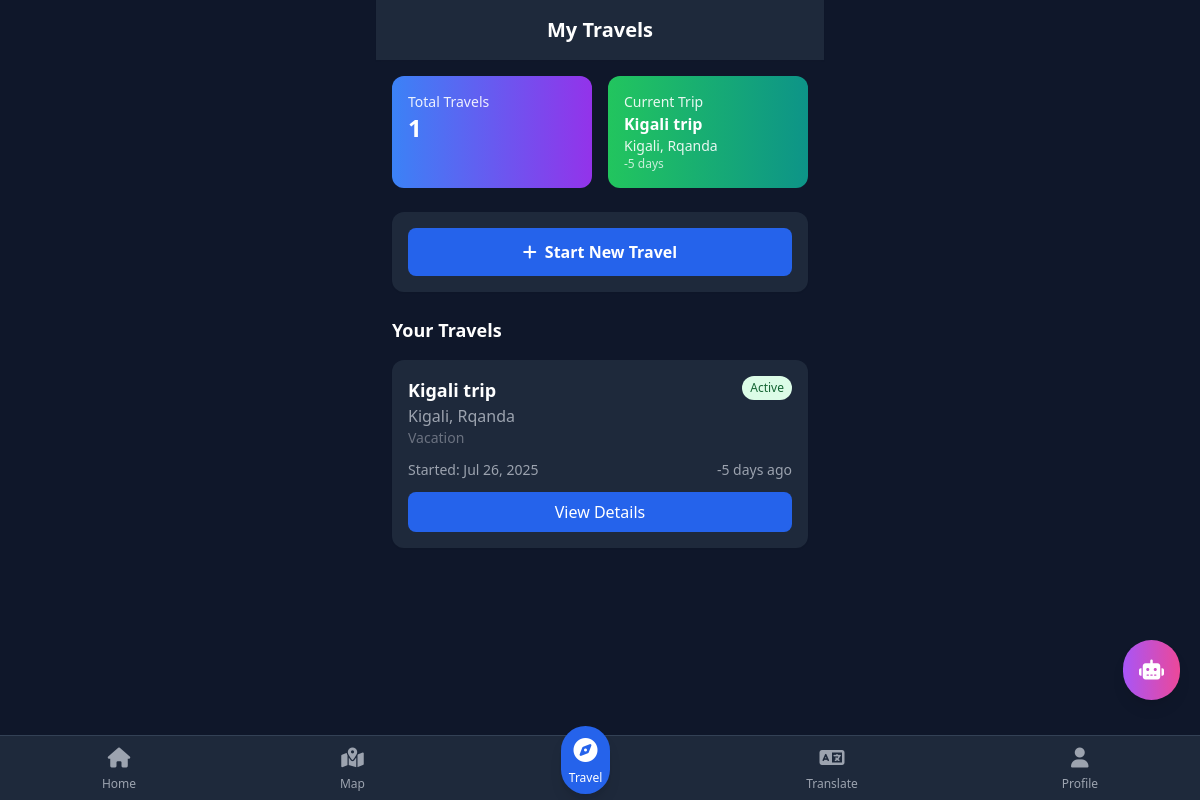
The app's page /travels/ (signed in), older data.
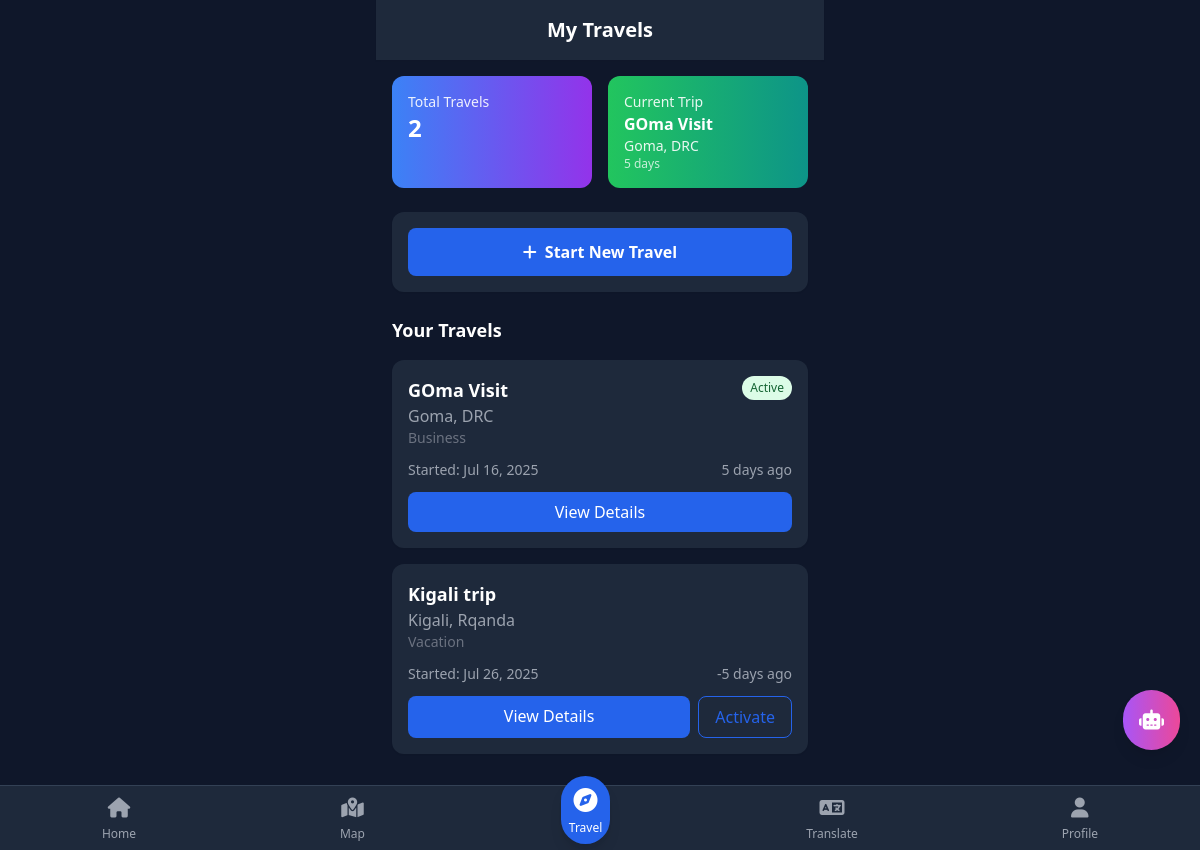
The same page, newer data.
### travels/models.py (models this page shows, shortened)
class Travel(models.Model):
    TRAVEL_TYPES = [
        ('business', 'Business'),
        ('scientific', 'Scientific'),
        ('vacation', 'Vacation'),
        ('pilgrimage', 'Pilgrimage'),
    ]
    user = models.ForeignKey(User, on_delete=models.CASCADE)
    name = models.CharField(max_length=100)
    country = models.CharField(max_length=100)
    city = models.CharField(max_length=100)
    travel_type = models.CharField(max_length=20, choices=TRAVEL_TYPES)
    start_date = models.DateField(default=timezone.now)
    residence = models.CharField(max_length=200, blank=True)
    objectives = models.TextField(blank=True)
    is_active = models.BooleanField(default=False)
    advice_data = models.JSONField(null=True, blank=True)
    is_synced = models.BooleanField(default=False)
    created_at = models.DateTimeField(auto_now_add=True)
    updated_at = models.DateTimeField(auto_now=True)
    class Meta:
        ordering = ['-created_at']
    def days_elapsed(self):
        return (timezone.now().date() - self.start_date).days

### travels/views.py (the view)
# urls.py: path('', views.travel_list, name='travel_list'),
@login_required
def travel_list(request):
    travels = Travel.objects.filter(user=request.user)
    active_travel = travels.filter(is_active=True).first()
    context = {
        'travels': travels,
        'active_travel': active_travel,
        'total_travels': travels.count(),
    }
    return render(request, 'travels/travel_list.html', context)

### templates/travels/travel_list.html (shortened to what this page needs)
{% extends 'base.html' %}
{% block content %}
<div class="max-w-md mx-auto">
    <header class="bg-white dark:bg-slate-800 p-4 shadow-sm theme-transition">
        <h1 class="text-xl font-bold text-center">My Travels</h1>
    </header>
    <div class="p-4 space-y-6">
        <div class="grid grid-cols-2 gap-4">
            <div class="bg-gradient-to-r from-blue-500 to-purple-600 text-white p-4 rounded-xl">
                <h3 class="text-sm opacity-90">Total Travels</h3>
                <p class="text-2xl font-bold">{{ total_travels }}</p>
            </div>
            {% if active_travel %}
            <div class="bg-gradient-to-r from-green-500 to-teal-600 text-white p-4 rounded-xl">
                <h3 class="text-sm opacity-90">Current Trip</h3>
                <p class="font-semibold">{{ active_travel.name }}</p>
                <p class="text-sm opacity-90">{{ active_travel.city }}, {{ active_travel.country }}</p>
                <p class="text-xs opacity-75">{{ active_travel.days_elapsed }} days</p>
            </div>
            {% else %}
            <div class="bg-gray-400 text-white p-4 rounded-xl">
                <h3 class="text-sm opacity-90">Current Trip</h3>
                <p class="text-lg">No active travel</p>
            </div>
            {% endif %}
        </div>
        <div class="bg-white dark:bg-slate-800 rounded-xl p-4 shadow-sm">
            <a href="{% url 'travel_new' %}" class="flex items-center justify-center space-x-2 bg-primary-600 text-white py-3 rounded-lg font-semibold hover:bg-primary-700 transition-colors">
                <i class="fas fa-plus"></i>
                <span>Start New Travel</span>
            </a>
        </div>
        {% if travels %}
        <div class="space-y-4">
            <h3 class="font-semibold text-lg">Your Travels</h3>
            {% for travel in travels %}
            <div class="bg-white dark:bg-slate-800 rounded-xl p-4 shadow-sm">
                <div class="flex justify-between items-start mb-3">
                    <div class="flex-1">
                        <h4 class="font-semibold text-lg">{{ travel.name }}</h4>
                        <p class="text-gray-600 dark:text-gray-400">{{ travel.city }}, {{ travel.country }}</p>
                        <p class="text-sm text-gray-500 dark:text-gray-500">{{ travel.get_travel_type_display }}</p>
                    </div>
                    {% if travel.is_active %}
                    <span class="bg-green-100 text-green-800 px-2 py-1 rounded-full text-xs font-medium">
                        Active
                    </span>
                    {% endif %}
                </div>
                <div class="flex justify-between items-center text-sm text-gray-600 dark:text-gray-400 mb-3">
                    <span>Started: {{ travel.start_date|date:"M d, Y" }}</span>
                    <span>{{ travel.days_elapsed }} days ago</span>
                </div>
                <div class="flex space-x-2">
                    <a href="{% url 'travel_detail' travel.id %}"
                       class="flex-1 bg-primary-600 text-white py-2 rounded-lg text-center font-medium hover:bg-primary-700">
                        View Details
                    </a>
                    {% if not travel.is_active %}
                    <button onclick="setActiveTravel({{ travel.id }})"
                            class="px-4 py-2 border border-primary-600 text-primary-600 rounded-lg font-medium hover:bg-primary-50 dark:hover:bg-primary-900/20">
                        Activate
                    </button>
                    {% endif %}
                </div>
            </div>
            {% endfor %}
        </div>
        {% endif %}
    </div>
</div>
{% endblock %}

### templates/base.html (shortened to what this page needs)
<!DOCTYPE html>
<html lang="en">
<head>
    <script src="https://cdn.tailwindcss.com"></script>
    <link rel="stylesheet" href="https://cdnjs.cloudflare.com/ajax/libs/font-awesome/6.4.0/css/all.min.css">
</head>
<body class="{% if user.theme == 'dark' %}dark bg-slate-900 text-white{% else %}bg-gray-50 text-gray-900{% endif %} theme-transition">
    <div class="min-h-screen pb-20">
        {% block content %}{% endblock %}
    </div>
    {% if user.is_authenticated and request.resolver_match.url_name not in 'translate,chat,settings' %}
    <nav class="bottom-nav bg-white dark:bg-slate-800 border-t border-gray-200 dark:border-slate-700 theme-transition">
        <div class="flex justify-around items-center h-16">
            <a href="{% url 'home' %}" class="flex flex-col items-center space-y-1 p-2 {% if request.resolver_match.url_name == 'home' %}text-primary-600{% else %}text-gray-600 dark:text-gray-400{% endif %}">
                <i class="fas fa-home text-xl"></i>
                <span class="text-xs">Home</span>
            </a>
            <a href="{% url 'map' %}" class="flex flex-col items-center space-y-1 p-2 {% if request.resolver_match.url_name == 'map' %}text-primary-600{% else %}text-gray-600 dark:text-gray-400{% endif %}">
                <i class="fas fa-map-marked-alt text-xl"></i>
                <span class="text-xs">Map</span>
            </a>
            <a href="{% url 'travel_list' %}" class="flex flex-col items-center space-y-1 p-2 bg-primary-600 text-white rounded-full -mt-4 shadow-lg">
                <i class="fas fa-compass text-2xl"></i>
                <span class="text-xs mt-1">Travel</span>
            </a>
            <a href="{% url 'translate' %}" class="flex flex-col items-center space-y-1 p-2 {% if request.resolver_match.url_name == 'translate' %}text-primary-600{% else %}text-gray-600 dark:text-gray-400{% endif %}">
                <i class="fas fa-language text-xl"></i>
                <span class="text-xs">Translate</span>
            </a>
            <a href="{% url 'profile' %}" class="flex flex-col items-center space-y-1 p-2 {% if request.resolver_match.url_name == 'profile' %}text-primary-600{% else %}text-gray-600 dark:text-gray-400{% endif %}">
                <i class="fas fa-user text-xl"></i>
                <span class="text-xs">Profile</span>
            </a>
        </div>
    </nav>
    {% endif %}
    {% if user.is_authenticated and request.resolver_match.url_name not in 'chat,settings' %}
    <button id="floating-chat" class="floating-action bg-gradient-to-r from-purple-500 to-pink-500 text-white p-4 rounded-full shadow-lg hover:shadow-xl transition-all duration-300">
        <i class="fas fa-robot text-xl"></i>
    </button>
    {% endif %}
</body>
</html>

### templates/base.html (style rules this page uses)
.theme-transition { transition: background-color 0.3s ease, color 0.3s ease; }
.floating-action { position: fixed; bottom: 100px; right: 20px; z-index: 50; }
.bottom-nav { position: fixed; bottom: 0; left: 0; right: 0; z-index: 40; }

Row changes from the older to the newer data that the page shows:
added Travel: name "GOma Visit", city "Goma", country "DRC", days_elapsed "5", travel_type "Business", is_active "Active", start_date "Jul 16, 2025"
changed Travel "Kigali trip": is_active "Active" → "Activate"
Text that changed along with them:
{{ total_travels }}: "1" → "2"
{{ active_travel.name }}: "Kigali trip" → "GOma Visit"
{{ active_travel.city }}: "Kigali" → "Goma"
{{ active_travel.country }}: "Rqanda" → "DRC"
{{ active_travel.days_elapsed }}: "-5" → "5"
